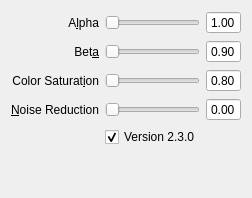
        <widget class="QWidget" name="page_fattal">
         <property name="sizePolicy">
          <sizepolicy hsizetype="Minimum" vsizetype="Minimum">
           <horstretch>0</horstretch>
           <verstretch>0</verstretch>
          </sizepolicy>
         </property>
         <layout class="QGridLayout" name="gridLayout_10">
          <item row="0" column="0">
           <layout class="QGridLayout" name="gridLayout_18">
            <item row="0" column="0">
             <widget class="QLabel" name="label_17">
              <property name="sizePolicy">
               <sizepolicy hsizetype="Minimum" vsizetype="Minimum">
                <horstretch>0</horstretch>
                <verstretch>0</verstretch>
               </sizepolicy>
              </property>
              <property name="text">
               <string>A&amp;lpha</string>
              </property>
              <property name="alignment">
               <set>Qt::AlignRight|Qt::AlignTrailing|Qt::AlignVCenter</set>
              </property>
              <property name="wordWrap">
               <bool>true</bool>
              </property>
              <property name="buddy">
               <cstring>alphaSlider</cstring>
              </property>
             </widget>
            </item>
            <item row="0" column="1">
             <widget class="QSlider" name="alphaSlider">
              <property name="enabled">
               <bool>true</bool>
              </property>
              <property name="sizePolicy">
               <sizepolicy hsizetype="MinimumExpanding" vsizetype="Minimum">
                <horstretch>0</horstretch>
                <verstretch>0</verstretch>
               </sizepolicy>
              </property>
              <property name="cursor">
               <cursorShape>PointingHandCursor</cursorShape>
              </property>
              <property name="maximum">
               <number>100</number>
              </property>
              <property name="orientation">
               <enum>Qt::Horizontal</enum>
              </property>
             </widget>
            </item>
            <item row="0" column="2">
             <widget class="QDoubleSpinBox" name="alphadsb">
              <property name="enabled">
               <bool>true</bool>
              </property>
              <property name="alignment">
               <set>Qt::AlignCenter</set>
              </property>
              <property name="buttonSymbols">
               <enum>QAbstractSpinBox::NoButtons</enum>
              </property>
              <property name="decimals">
               <number>2</number>
              </property>
              <property name="minimum">
               <double>0.000000000000000</double>
              </property>
              <property name="maximum">
               <double>2.000000000000000</double>
              </property>
              <property name="singleStep">
               <double>0.050000000000000</double>
              </property>
              <property name="value">
               <double>1.000000000000000</double>
              </property>
             </widget>
            </item>
            <item row="1" column="0">
             <widget class="QLabel" name="label_19">
              <property name="sizePolicy">
               <sizepolicy hsizetype="Minimum" vsizetype="Minimum">
                <horstretch>0</horstretch>
                <verstretch>0</verstretch>
               </sizepolicy>
              </property>
              <property name="text">
               <string>Bet&amp;a</string>
              </property>
              <property name="alignment">
               <set>Qt::AlignRight|Qt::AlignTrailing|Qt::AlignVCenter</set>
              </property>
              <property name="wordWrap">
               <bool>true</bool>
              </property>
              <property name="buddy">
               <cstring>betaSlider</cstring>
              </property>
             </widget>
            </item>
            <item row="1" column="1">
             <widget class="QSlider" name="betaSlider">
              <property name="sizePolicy">
               <sizepolicy hsizetype="MinimumExpanding" vsizetype="Minimum">
                <horstretch>0</horstretch>
                <verstretch>0</verstretch>
               </sizepolicy>
              </property>
              <property name="cursor">
               <cursorShape>PointingHandCursor</cursorShape>
              </property>
              <property name="maximum">
               <number>100</number>
              </property>
              <property name="orientation">
               <enum>Qt::Horizontal</enum>
              </property>
             </widget>
            </item>
            <item row="1" column="2">
             <widget class="QDoubleSpinBox" name="betadsb">
              <property name="alignment">
               <set>Qt::AlignCenter</set>
              </property>
              <property name="buttonSymbols">
               <enum>QAbstractSpinBox::NoButtons</enum>
              </property>
              <property name="decimals">
               <number>2</number>
              </property>
              <property name="minimum">
               <double>0.100000000000000</double>
              </property>
              <property name="maximum">
               <double>2.000000000000000</double>
              </property>
              <property name="singleStep">
               <double>0.050000000000000</double>
              </property>
              <property name="value">
               <double>0.900000000000000</double>
              </property>
             </widget>
            </item>
            <item row="2" column="2">
             <widget class="QDoubleSpinBox" name="saturation2dsb">
              <property name="alignment">
               <set>Qt::AlignCenter</set>
              </property>
              <property name="buttonSymbols">
               <enum>QAbstractSpinBox::NoButtons</enum>
              </property>
              <property name="decimals">
               <number>2</number>
              </property>
              <property name="maximum">
               <double>1.500000000000000</double>
              </property>
              <property name="singleStep">
               <double>0.050000000000000</double>
              </property>
              <property name="value">
               <double>0.800000000000000</double>
              </property>
             </widget>
            </item>
            <item row="2" column="1">
             <widget class="QSlider" name="saturation2Slider">
              <property name="sizePolicy">
               <sizepolicy hsizetype="MinimumExpanding" vsizetype="Minimum">
                <horstretch>0</horstretch>
                <verstretch>0</verstretch>
               </sizepolicy>
              </property>
              <property name="cursor">
               <cursorShape>PointingHandCursor</cursorShape>
              </property>
              <property name="maximum">
               <number>100</number>
              </property>
              <property name="orientation">
               <enum>Qt::Horizontal</enum>
              </property>
             </widget>
            </item>
            <item row="2" column="0">
             <widget class="QLabel" name="label_18">
              <property name="sizePolicy">
               <sizepolicy hsizetype="Minimum" vsizetype="Minimum">
                <horstretch>0</horstretch>
                <verstretch>0</verstretch>
               </sizepolicy>
              </property>
              <property name="text">
               <string>Color Saturat&amp;ion</string>
              </property>
              <property name="alignment">
               <set>Qt::AlignRight|Qt::AlignTrailing|Qt::AlignVCenter</set>
              </property>
              <property name="wordWrap">
               <bool>true</bool>
              </property>
              <property name="buddy">
               <cstring>saturation2Slider</cstring>
              </property>
             </widget>
            </item>
            <item row="3" column="0">
             <widget class="QLabel" name="label_20">
              <property name="sizePolicy">
               <sizepolicy hsizetype="Minimum" vsizetype="Minimum">
                <horstretch>0</horstretch>
                <verstretch>0</verstretch>
               </sizepolicy>
              </property>
              <property name="text">
               <string>&amp;Noise Reduction</string>
              </property>
              <property name="alignment">
               <set>Qt::AlignRight|Qt::AlignTrailing|Qt::AlignVCenter</set>
              </property>
              <property name="wordWrap">
               <bool>true</bool>
              </property>
              <property name="buddy">
               <cstring>noiseSlider</cstring>
              </property>
             </widget>
            </item>
            <item row="3" column="1">
             <widget class="QSlider" name="noiseSlider">
              <property name="sizePolicy">
               <sizepolicy hsizetype="MinimumExpanding" vsizetype="Minimum">
                <horstretch>0</horstretch>
                <verstretch>0</verstretch>
               </sizepolicy>
              </property>
              <property name="cursor">
               <cursorShape>PointingHandCursor</cursorShape>
              </property>
              <property name="maximum">
               <number>100</number>
              </property>
              <property name="orientation">
               <enum>Qt::Horizontal</enum>
              </property>
             </widget>
            </item>
            <item row="4" column="1">
             <widget class="QCheckBox" name="fftVersionCheckBox">
              <property name="sizePolicy">
               <sizepolicy hsizetype="MinimumExpanding" vsizetype="Minimum">
                <horstretch>0</horstretch>
                <verstretch>0</verstretch>
               </sizepolicy>
              </property>
              <property name="text">
               <string>Version 2.3.0</string>
              </property>
              <property name="checked">
               <bool>true</bool>
              </property>
             </widget>
            </item>
            <item row="3" column="2">
             <widget class="QDoubleSpinBox" name="noisedsb">
              <property name="alignment">
               <set>Qt::AlignCenter</set>
              </property>
              <property name="buttonSymbols">
               <enum>QAbstractSpinBox::NoButtons</enum>
              </property>
              <property name="decimals">
               <number>2</number>
              </property>
              <property name="maximum">
               <double>1.000000000000000</double>
              </property>
              <property name="singleStep">
               <double>0.010000000000000</double>
              </property>
              <property name="value">
               <double>0.000000000000000</double>
              </property>
             </widget>
            </item>
           </layout>
          </item>
          <item row="1" column="0">
           <spacer name="verticalSpacer_5">
            <property name="orientation">
             <enum>Qt::Vertical</enum>
            </property>
            <property name="sizeHint" stdset="0">
             <size>
              <width>20</width>
              <height>40</height>
             </size>
            </property>
           </spacer>
          </item>
         </layout>
        </widget>
